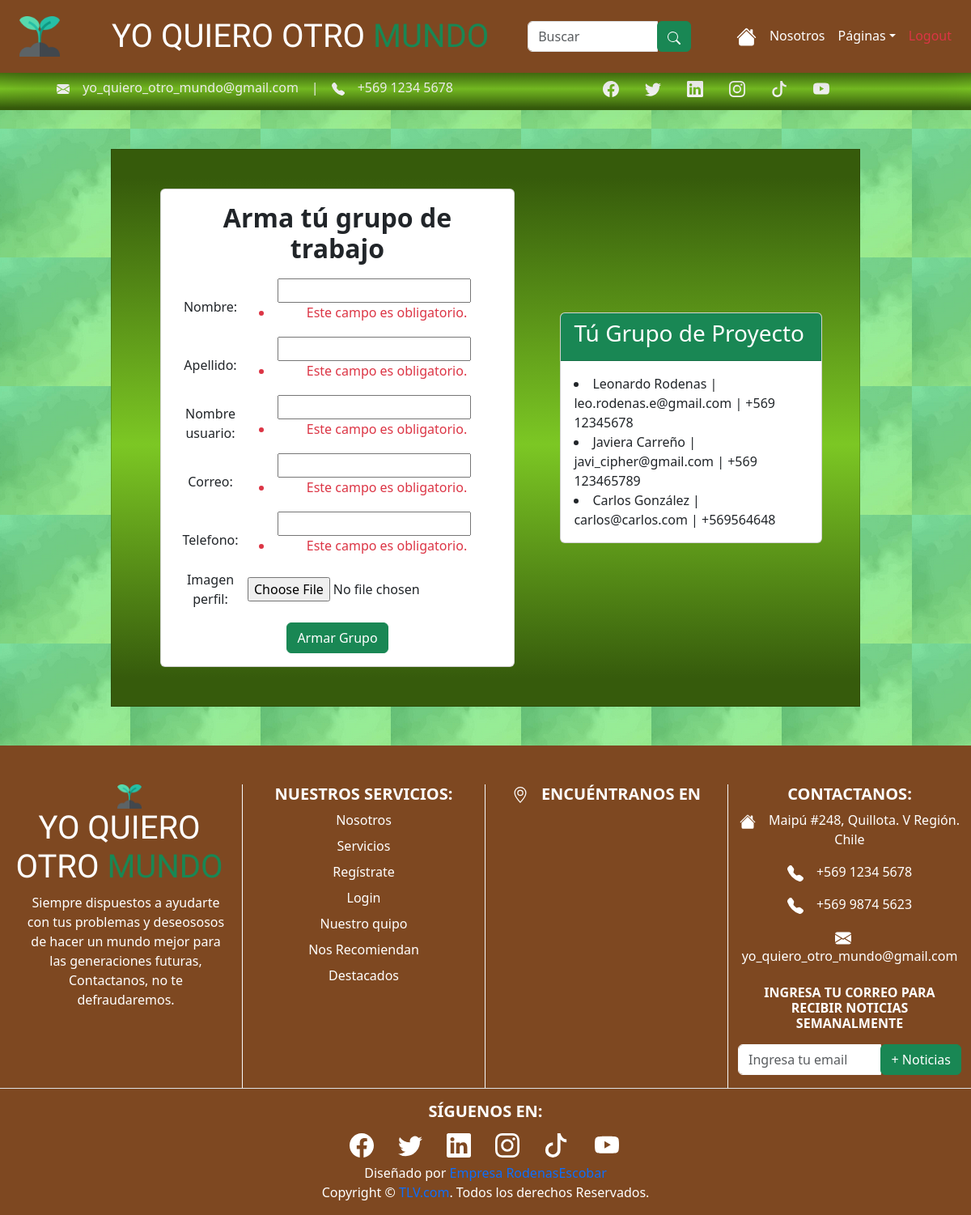
/info_perfil/ (signed in), run on the app's committed database.
### app_1/models.py (models this page shows, shortened)
class Perfil_Usuario(models.Model):
    nombre = models.CharField(max_length=100)
    apellido = models.CharField(max_length=100)
    nombre_usuario = models.CharField(max_length=100, unique=True, default='usuario')
    correo = models.EmailField()
    telefono = models.CharField(max_length=20)
    imagen_perfil = models.ImageField(
        upload_to='static/img/perfil/', blank=True, null=True)

### app_1/views.py (the view)
# urls.py: path('info_perfil/', combina_lista_usuarios_y_registro, name='info_perfil'),
@login_required
def combina_lista_usuarios_y_registro(request):
    usuarios_query = Perfil_Usuario.objects.values()  # Obtiene los valores del QuerySet
    usuarios = list(usuarios_query)  # Convierte el QuerySet en una lista de diccionarios
    form = RegistroUsuarioForm(request.POST, request.FILES)
    contexto_combinado = {'usuarios': usuarios, 'form': form}
    if request.method == 'POST':
        form = RegistroUsuarioForm(request.POST, request.FILES)
        if form.is_valid():
            form.save()
            return redirect('info_perfil')
    else:
        form = RegistroUsuarioForm()
    return render(request, 'info_perfil.html', contexto_combinado)

### app_1/forms.py
class RegistroUsuarioForm(forms.ModelForm):
    class Meta:
        model = Perfil_Usuario
        fields = ('nombre', 'apellido', 'nombre_usuario',
                  'correo', 'telefono', 'imagen_perfil')
        widget = {
            'class': 'my-3'
        }

### app_1/templates/templates_app/info_perfil.html (shortened to what this page needs)
{% extends "base.html"%}
{% load static %}
{% block contenido %}
<section class="h-100 gradient-form">
    <div class="container py-5 h-100">
        <div class="row d-flex justify-content-center align-items-center h-100">
            <div class="col-xl-10">
                <div class="card rounded-0 text-black" id="gradiente_verde">
                    <div class="row g-0">
                        <div class="col-lg-6">
                            <div class="container ms-5 my-5">
                                <div class="card">
                                    <div class="card-body text-center">
                                        <h2 class="fw-bold mx-3">Arma tú grupo de trabajo</h2>
                                        <form method="post" enctype="multipart/form-data">
                                            <table class="my-3">
                                                {% for field in form %}
                                                    <tr>
                                                        <td>{{ field.label_tag }}</td>
                                                        <td>
                                                            {{ field }}
                                                            {% if field.errors %}
                                                            <span class="text-danger">{{ field.errors }}</span>
                                                            {% endif %}
                                                        </td>
                                                    </tr>
                                                {% endfor %}
                                            </table>
                                            <button type="submit" class="btn btn-success">Armar Grupo</button>
                                        </form>
                                    </div>
                                </div>
                            </div>
                        </div>
                        <div class="col-lg-6 d-flex align-items-center" id="gradiente_verde">
                            <div class="card" style="margin-left: 20%; margin-right: 10%;">
                                <div class="card-header bg-success text-white">
                                    <h3>Tú Grupo de Proyecto</h3>
                                </div>
                                <div class="card-body">
                                    <div>
                                        {% for usuario in usuarios %}
                                        {% load static %}
                                        <li>
                                            {{ usuario.nombre }} {{ usuario.apellido }} | {{ usuario.correo }} |
                                            {{usuario.telefono }}
                                        </li>
                                        {% endfor %}
                                    </div>
                                </div>
                            </div>
                        </div>
                    </div>
                </div>
            </div>
        </div>
    </div>
</section>
{% endblock %}

### app_1/templates/base.html (shortened to what this page needs)
{% load static %}
<!DOCTYPE html>
<html lang="es">
<head>
    <link rel="stylesheet" href="{% static 'style.css' %}">
    <link href="https://cdn.jsdelivr.net/npm/bootstrap@5.3.0/dist/css/bootstrap.min.css" rel="stylesheet"
>
    <link rel="stylesheet" href="https://cdn.jsdelivr.net/npm/@fancyapps/ui@5.0/dist/fancybox/fancybox.css" />
</head>
<body class="img_fondo">
    <div class="container-fluid position-relative nav-bar p-0">
        <div class="container-lg position-relative p-0 px-lg-3" style="z-index: 9;">
            <nav class="navbar navbar-expand-lg bg-brown navbar-dark shadow-lg py-3 py-lg-0 pl-3 pl-lg-5 fixed-top">
                <a href="{% url 'home' %}" class="navbar-brand d-flex align-items-center">
                    <img class="align-self-center ms-4" src="{% static 'img/logo.png' %}" alt="icono_navbar"
                        style="width: 50px; height: auto;">
                    <h1 class="tipoLetra m-3 text-success">
                        <span class="text-white ms-2 ms-sm-5 font-size-sm">YO QUIERO OTRO</span>
                        <span class="font-size-sm">MUNDO</span>
                    </h1>
                </a>
                <div class="collapse navbar-collapse justify-content-between px-3" id="navbarCollapse">
                    <div class="input-group w-50">
                        <input type="text" class="form-control" placeholder="Buscar" aria-label="Buscar"
                            aria-describedby="basic-addon2">
                        <div class="input-group-append">
                            <button class="btn btn-success me-5" type="button"><svg xmlns="http://www.w3.org/2000/svg"
                                    width="16" height="16" fill="white" class="bi bi-search" viewBox="0 0 16 16">
                                    <path
                                        d="M11.742 10.344a6.5 6.5 0 1 0-1.397 1.398h-.001c.03.04.062.078.098.115l3.85 3.85a1 1 0 0 0 1.415-1.414l-3.85-3.85a1.007 1.007 0 0 0-.115-.1zM12 6.5a5.5 5.5 0 1 1-11 0 5.5 5.5 0 0 1 11 0z" />
                                </svg></button>
                        </div>
                    </div>
                    <div class="navbar-nav ml-auto py-0">
                        <a href="{% url 'home' %}" class="nav-item nav-link active">
                        </a>
                        <a href="{% url 'sobre_nosotros' %}" class="nav-item nav-link text-white">Nosotros</a>
                        <div class="nav-item dropdown">
                            <a href="#" class="nav-link dropdown-toggle text-white" data-toggle="dropdown">Páginas</a>
                        </div>
                        {% block navegacion %}
                        {% if user.is_authenticated %}
                        <a class="nav-link text-danger" href="{% url 'logout' %}">Logout</a>
                        {% else %}
                        <a class="nav-link" style="color: rgb(75, 212, 167);" href="{% url 'login' %}">Login</a>
                        {% endif %}
                        {% endblock %}
                    </div>
                </div>
            </nav>
        </div>
    </div>
    <div class="container-fluid bg-success pt-3 d-none d-lg-block text-white" style="margin-top: 80px;"
        id="gradiente_verde">
        <div class="container">
            <div class="row">
                <div class="col-lg-6 text-center text-lg-left mb-2 mb-lg-0">
                    <div class="d-inline-flex align-items-center">
                        <p class="text-white"><i class="mr-2"></i>yo_quiero_otro_mundo@gmail.com</p>
                        <p class="ms-3 me-3 text-white"> | </p>
                        <p class="text-white"><i class="mr-2"></i>+569 1234 5678</p>
                    </div>
                </div>
                <div class="col-lg-6 text-center text-lg-right">
                    <div class="d-inline-flex align-items-center">
                        <a class="text-success px-3" href="https://www.facebook.com/">
                        </a>
                        <a class="text-success px-3" href="https://twitter.com/">
                        </a>
                        <a class="text-success px-3" href="https://www.linkedin.com/">
                        </a>
                        <a class="text-success px-3" href="https://www.instagram.com/">
                        </a>
                        <a class="text-success px-3" href="https://www.tiktok.com/">
                            <svg xmlns="http://www.w3.org/2000/svg" width="20" height="20" fill="white"
                                class="bi bi-tiktok" viewBox="0 0 16 16">
                                <path
                                    d="M9 0h1.98c.144.715.54 1.617 1.235 2.512C12.895 3.389 13.797 4 15 4v2c-1.753 0-3.07-.814-4-1.829V11a5 5 0 1 1-5-5v2a3 3 0 1 0 3 3V0Z" />
                            </svg>
                        </a>
                        <a class="text-success px-3" href="https://www.youtube.com/">
                        </a>
                    </div>
                </div>
            </div>
        </div>
    </div>
    {% block contenido %}
    {% endblock%}
    <div class="container-fluid bg-brown text-white">
        <div class="row pt-5">
            <div class="col-lg-3 col-md-6 pe-3 border-end border-light">
                <div class="text-center">
                    <img class="align-self-center ms-4" src="{% static 'img/logo.png' %}" alt="icono_navbar"
                        style="width: 30px; height: auto;">
                    <h1 class="tipoLetra text-success">
                        <span class="text-white font-size-sm">YO QUIERO OTRO</span>
                        <span class="font-size-sm">MUNDO</span>
                    </h1>
                </div>
                <p class="text-center ps-3">Siempre dispuestos a ayudarte con tus problemas y deseososos de hacer un
                    mundo mejor para las generaciones futuras, Contactanos, no te defraudaremos. </p>
            </div>
            <div class="col-lg-3 col-md-6 ps-3 pe-3 border-end border-light text-center">
                <h5 class="text-white text-uppercase"><b>Nuestros Servicios:</b></h5>
                <div class="d-flex flex-column justify-content-start">
                    <a class="text-white mb-2 text-decoration-none" href="{% url 'sobre_nosotros' %}">Nosotros</a>
                    <a class="text-white mb-2 text-decoration-none" href="{% url 'lista_servicios' %}">Servicios</a>
                    <a class="text-white mb-2 text-decoration-none" href="{% url 'registro' %}">Regístrate</a>
                    <a class="text-white mb-2 text-decoration-none" href="{% url 'login' %}">Login</a>
                    <a class="text-white mb-2 text-decoration-none" href="{% url 'equipo' %}">Nuestro quipo</a>
                    <a class="text-white mb-2 text-decoration-none" href="{% url 'recomiendan' %}">Nos Recomiendan</a>
                    <a class="text-white text-decoration-none" href="#destacados">Destacados</a>
                </div>
            </div>
            <div class="col-lg-3 col-md-6 ps-3 pe-3 border-end border-light text-center">
                <h5 class="text-white text-uppercase"><b>Encuéntranos En</b></h5>
                <div class="d-flex flex-column justify-content-start mt-3">
                    <div class="align-items-center">
                        <iframe
                            src="https://www.google.com/maps/embed?pb=!1m18!1m12!1m3!1d209.41938333168918!2d-71.246084994159!3d-32.879388002232474!2m3!1f0!2f0!3f0!3m2!1i1024!2i768!4f13.1!3m3!1m2!1s0x9689cd9b55570999%3A0xfe3cf9eaf72f0481!2zR2FsZXLDrWEgTWFpcMO6!5e0!3m2!1ses!2scl!4v1686505293571!5m2!1ses!2scl"
                            width="300" height="250" style="border:0;" allowfullscreen="" loading="lazy"
></iframe>
                    </div>
                </div>
            </div>
            <div class="col-lg-3 col-md-6 text-center">
                <h5 class="text-white text-uppercase text-center"><b>Contactanos:</b></h5>
                <p>Maipú #248, Quillota. V Región. Chile</p>
                <p>+569 1234 5678</p>
                <p>+569 9874 5623</p>
                <p>yo_quiero_otro_mundo@gmail.com</p>
                <h6 class="text-white text-uppercase mt-4 mb-3"><b>Ingresa tu correo para recibir noticias
                        semanalmente</b></h6>
                <div class="w-100 mb-3">
                    <div class="input-group">
                        <input type="text" class="form-control border-light" placeholder="Ingresa tu email">
                        <div class="input-group-append">
                            <button class="btn btn-success">+ Noticias</button>
                        </div>
                    </div>
                </div>
            </div>
        </div>
    </div>
    <div class="container-fluid bg-brown text-white border-top">
        <div class="row ">
            <h5 class="text-center text-white mt-3"><b>SÍGUENOS EN:</b></h5>
            <div class="text-center">
                <a class="btn btn-square mr-2" href="https://www.facebook.com/">
                    </a>
                <a class="btn btn-square mr-2" href="https://twitter.com/">
                    </a>
                <a class="btn btn-square mr-2" href="https://www.linkedin.com/">
                    </a>
                <a class="btn btn-square" href="https://www.instagram.com/">
                    </a>
                <a class="btn btn-square" href="https://www.tiktok.com/es/">
                    <svg xmlns="http://www.w3.org/2000/svg" width="30" height="30" fill="white" class="bi bi-tiktok"
                        viewBox="0 0 16 16">
                        <path
                            d="M9 0h1.98c.144.715.54 1.617 1.235 2.512C12.895 3.389 13.797 4 15 4v2c-1.753 0-3.07-.814-4-1.829V11a5 5 0 1 1-5-5v2a3 3 0 1 0 3 3V0Z" />
                    </svg></a>
                <a class="text-success px-3" href="https://www.youtube.com/">
                </a>
            </div>
            <div class="text-center">
                <p class="m-0 text-white">
                <div class="text-white">Diseñado por <a href="#" class="text-decoration-none">Empresa RodenasEscobar</a>
                </div>
                <div class="text-white">Copyright &copy; <a href="#" class="text-decoration-none">TLV.com</a>. Todos los
                    derechos
                    Reservados.</a></div>
                </p>
            </div>
        </div>
    </div>
</body>
</html>

### app_1/static/style.css (style rules this page uses)
.tipoLetra { font-family: "Bagel Fat One"; color: rgb(48, 214, 48); }
.bg-brown { background-color: #7e4821; }
#gradiente_verde { background: rgb(54, 91, 12); background: linear-gradient(0deg, rgba(54, 91, 12, 1) 5%, rgba(124, 199, 36, 1) 47%, rgba(54, 91, 11, 1) 95%); }
.img_fondo { background-image: url("../static/img/fondo.jpg"); }

### data on the page
Perfil_Usuario: nombre "Leonardo", apellido "Rodenas", correo "leo.rodenas.e@gmail.com", telefono "+569 12345678"
Perfil_Usuario: nombre "Javiera", apellido "Carreño", correo "javi_cipher@gmail.com", telefono "+569 123465789"
Perfil_Usuario: nombre "Carlos", apellido "González", correo "carlos@carlos.com", telefono "+569564648"

### other printed values
{{ field.label_tag }} "Nombre:" "Apellido:" "Nombre usuario:" "Correo:" "Telefono:" "Imagen perfil:"
{{ field.errors }} "Este campo es obligatorio." "Este campo es obligatorio." "Este campo es obligatorio." "Este campo es obligatorio." "Este campo es obligatorio."
